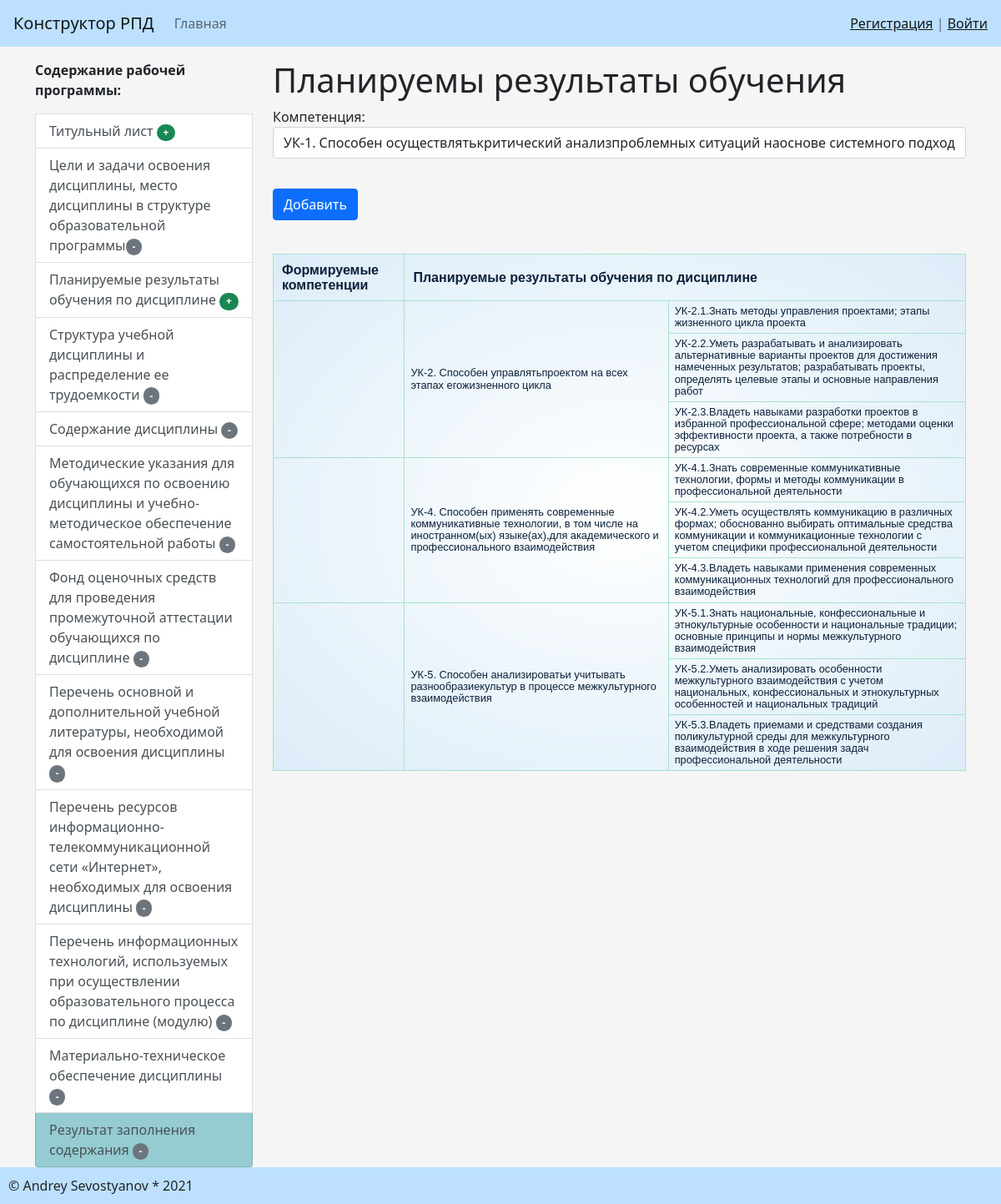
/opn_main_window/add_plan_res_ed/, run on an earlier commit of the app's database.
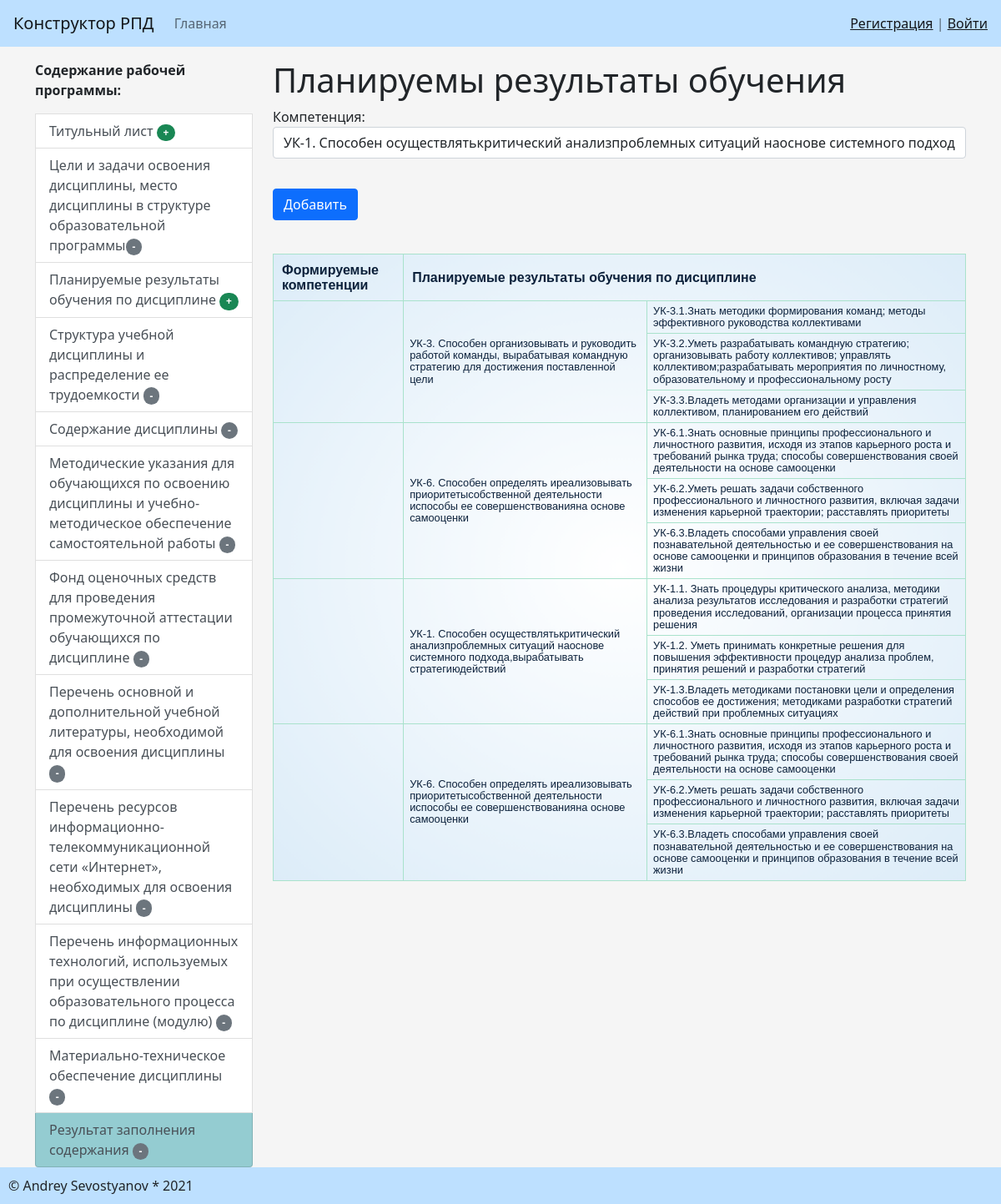
And on a later commit of the database.
### generation_rpd/models.py (models this page shows, shortened)
class SelectComp(models.Model):
    kod_c = models.CharField(max_length=10)
    descrip_c = models.TextField(blank=True, verbose_name='Формулировка компетенции')
    kod_i_naim_c1 = models.TextField(blank=True,
                                     verbose_name='Знать')
    kod_i_naim_c2 = models.TextField(blank=True,
                                     verbose_name='Уметь')
    kod_i_naim_c3 = models.TextField(blank=True,
                                     verbose_name='Владеть')

### generation_rpd/views.py (the view)
# urls.py: path('opn_main_window/add_plan_res_ed/', add_plan_res_ed, name='add_plan_res_ed'),
def add_plan_res_ed(request):
    if request.method == 'POST':
        form = CompSelect(request.POST)
        if form.is_valid():
            print(form.cleaned_data)
            return redirect('home')
    else:
        form = CompSelect()
    bd1 = SelectComp.objects.all()
    return render(request, 'generation_rpd/add_compet.html', {'form': form, 'bd1': bd1})

### generation_rpd/forms.py
class CompSelect(forms.Form):
    comp = forms.ModelChoiceField(empty_label=None, queryset=ParsComp.objects.all(), label='Компетенция',
                                  widget=forms.Select(attrs={"class": "form-control"}))

### generation_rpd/models.py (called while the page is built)
    def __str__(self):  # строковый метод
        return self.descrip_comp

### generation_rpd/templatetags/gen_tags.py (called while the page is built)
@register.inclusion_tag('generation_rpd/list_categories.html')
def show_categories():
    categories = Category.objects.all()
    return {"categories": categories}

### generation_rpd/templates/generation_rpd/add_compet.html (shortened to what this page needs)
{% extends 'base.html' %}
{% block sidebar %}
{% include 'inc/_sidebar.html' %}
{% endblock %}
{% block content %}
<h1>Планируемы результаты обучения</h1>
<form action="{% url 'add_plan_res_education' %}" method="post">
    {{ form.as_p }}
<button type="submit" class="btn btn-primary btn-block">Добавить</button>
</form>
<table border="1" width="100%" cellpadding="5">
    <tr>
        <th>Формируемые компетенции</th>
        <th colspan="2">Планируемые результаты обучения по дисциплине</th>
    </tr>
    {% for tbl in bd1 %}
    <tr>
        <td rowspan="3">{{tbl.kod_c}}</td>
        <td rowspan="3">{{tbl.descrip_c}}</td>
        <td>{{tbl.kod_i_naim_c1}}</td>
    <tr><td>{{tbl.kod_i_naim_c2}}</td></tr>
    <tr><td>{{tbl.kod_i_naim_c3}}</td></tr>
    </tr>
    {% endfor %}
</table>
{% endblock %}

What changed in the data, as far as the page shows it:
removed SelectComp: descrip_c "УК-2. Способен управлятьпроектом на всех этапах егожизненного цикла", kod_i_naim_c1 "УК-2.1.Знать методы управления проектами; этапы жизненного цикла проекта", kod_i_naim_c2 "УК-2.2.Уметь разрабатывать и анализировать альтернативные варианты проектов для достижения намеченных результатов; разрабатывать проекты, определять целевые этапы и основные направления работ", kod_i_naim_c3 "УК-2.3.Владеть навыками разработки проектов в избранной профессиональной сфере; методами оценки эффективности проекта, а также потребности в ресурсах"
removed SelectComp: descrip_c "УК-4. Способен применять современные коммуникативные технологии, в том числе на иностранном(ых) языке(ах),для академического и профессионального взаимодействия", kod_i_naim_c1 "УК-4.1.Знать современные коммуникативные технологии, формы и методы коммуникации в профессиональной деятельности", kod_i_naim_c2 "УК-4.2.Уметь осуществлять коммуникацию в различных формах; обоснованно выбирать оптимальные средства коммуникации и коммуникационные технологии с учетом специфики профессиональной деятельности", kod_i_naim_c3 "УК-4.3.Владеть навыками применения современных коммуникационных технологий для профессионального взаимодействия"
removed SelectComp: descrip_c "УК-5. Способен анализироватьи учитывать разнообразиекультур в процессе межкультурного взаимодействия", kod_i_naim_c1 "УК-5.1.Знать национальные, конфессиональные и этнокультурные особенности и национальные традиции; основные принципы и нормы межкультурного взаимодействия", kod_i_naim_c2 "УК-5.2.Уметь анализировать особенности межкультурного взаимодействия с учетом национальных, конфессиональных и этнокультурных особенностей и национальных традиций", kod_i_naim_c3 "УК-5.3.Владеть приемами и средствами создания поликультурной среды для межкультурного взаимодействия в ходе решения задач профессиональной деятельности"
added SelectComp: descrip_c "УК-3. Способен организовывать и руководить работой команды, вырабатывая командную стратегию для достижения поставленной цели", kod_i_naim_c1 "УК-3.1.Знать методики формирования команд; методы эффективного руководства коллективами", kod_i_naim_c2 "УК-3.2.Уметь разрабатывать командную стратегию; организовывать работу коллективов; управлять коллективом;разрабатывать мероприятия по личностному, образовательному и профессиональному росту", kod_i_naim_c3 "УК-3.3.Владеть методами организации и управления коллективом, планированием его действий"
added SelectComp: descrip_c "УК-6. Способен определять иреализовывать приоритетысобственной деятельности испособы ее совершенствованияна основе самооценки", kod_i_naim_c1 "УК-6.1.Знать основные принципы профессионального и личностного развития, исходя из этапов карьерного роста и требований рынка труда; способы совершенствования своей деятельности на основе самооценки", kod_i_naim_c2 "УК-6.2.Уметь решать задачи собственного профессионального и личностного развития, включая задачи изменения карьерной траектории; расставлять приоритеты", kod_i_naim_c3 "УК-6.3.Владеть способами управления своей познавательной деятельностью и ее совершенствования на основе самооценки и принципов образования в течение всей жизни"
added SelectComp: descrip_c "УК-1. Способен осуществлятькритический анализпроблемных ситуаций наоснове системного подхода,вырабатывать стратегиюдействий", kod_i_naim_c1 "УК-1.1. Знать процедуры критического анализа, методики анализа результатов исследования и разработки стратегий проведения исследований, организации процесса принятия решения", kod_i_naim_c2 "УК-1.2. Уметь принимать конкретные решения для повышения эффективности процедур анализа проблем, принятия решений и разработки стратегий", kod_i_naim_c3 "УК-1.3.Владеть методиками постановки цели и определения способов ее достижения; методиками разработки стратегий действий при проблемных ситуациях"
added SelectComp: descrip_c "УК-6. Способен определять иреализовывать приоритетысобственной деятельности испособы ее совершенствованияна основе самооценки", kod_i_naim_c1 "УК-6.1.Знать основные принципы профессионального и личностного развития, исходя из этапов карьерного роста и требований рынка труда; способы совершенствования своей деятельности на основе самооценки", kod_i_naim_c2 "УК-6.2.Уметь решать задачи собственного профессионального и личностного развития, включая задачи изменения карьерной траектории; расставлять приоритеты", kod_i_naim_c3 "УК-6.3.Владеть способами управления своей познавательной деятельностью и ее совершенствования на основе самооценки и принципов образования в течение всей жизни"
